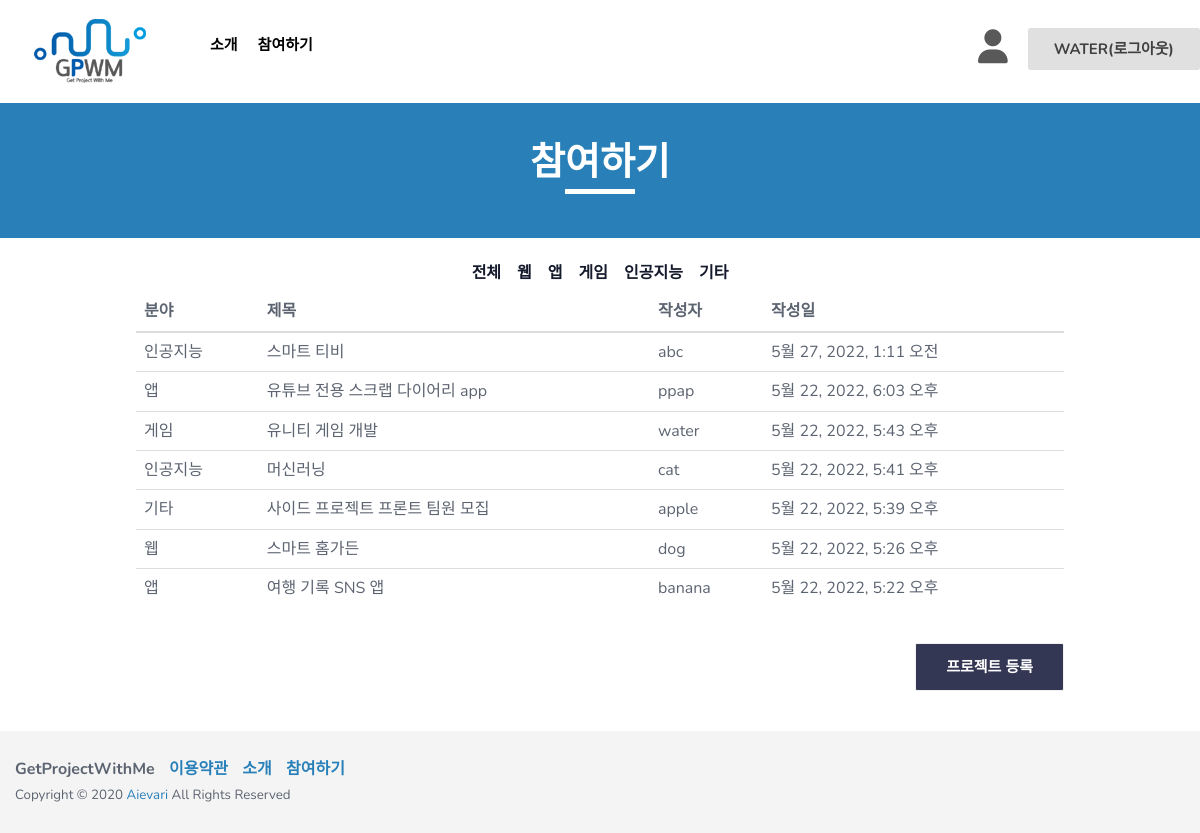
Page /board/ (signed in) on the earlier database version.
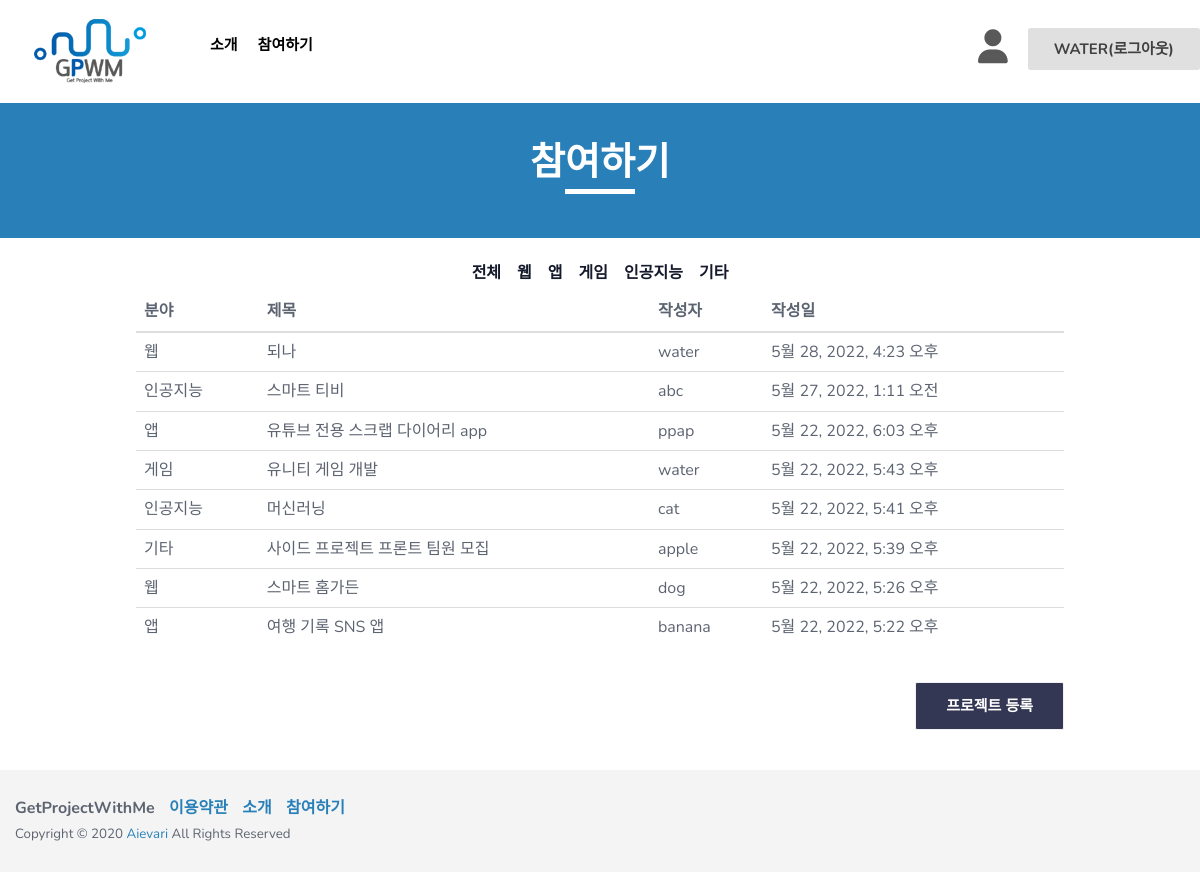
Same page on the later database version.
### board/models.py (models this page shows, shortened)
class Writing(models.Model):
    TECHNICAL_CHOICES = {
       ('웹', '웹'),
       ('앱', '앱'),
       ('게임', '게임'),
       ('인공지능', '인공지능'),
       ('기타', '기타')
    }
    TOPIC_CHOICES = {
       ('생활', '생활'),
       ('업무', '업무'),
       ('공공/교통', '공공/교통'),
       ('금융/핀테크', '금융/핀테크'),
       ('의료', '의료'),
       ('교육', '교육'),
       ('유통/쇼핑', '유통/쇼핑'),
       ('엔터테인먼트', '엔터테인먼트'),
       ('기타', '기타')
    }
    IDENTITY_CHOICES = {
       ('학생', '학생'),
       ('취준생', '취준생'),
       ('직장인', '직장인'),
       ('기타','기타')
    }
    author = models.ForeignKey(User, on_delete=models.CASCADE, null=False)  # 유저모델과 연결!
    title = models.CharField(max_length=200, default = '') #프로젝트 개요
    technical_field = models.CharField(max_length=80, choices=TECHNICAL_CHOICES, default = '') #기술분야
    topic_area = models.CharField(max_length=80, choices=TOPIC_CHOICES, default = '')#주제영역
    content = models.TextField('프로젝트 개요서 첨부')  # 프로젝트 개요서 첨부
    team = models.CharField(max_length=30, default = '')#모집인원
    최종학력 = models.CharField(max_length=200, default = '')
    소속 = models.CharField(max_length=200, default = '')
    신분 = models.CharField(max_length=200, choices=IDENTITY_CHOICES, default = '')
    like = models.ManyToManyField(User, related_name='likes',blank=True)
    like_count = models.PositiveIntegerField(default=0) #0또는 양수만 받는 필드
    create_date = models.DateTimeField(auto_now_add=True)  # 글이 만들어지면 자동 작성.
    modify_date = models.DateTimeField(null=True, blank=True)  # 수정할 때마다 갱신.(뷰에서 제어)

### board/views.py (the view)
# urls.py: path('', views.list, name='list'),  # list를 보여주는 뷰와 연결한다.
def list(request):
    writing_list = Writing.objects.all()  # 객체들을 다 불러온다.
    writing_list = writing_list.order_by('-create_date')  # 만들어진 시간의 역으로 정렬한다.
    context = {'writing_list':writing_list,  # writing_list라는 키 안에 writing_list를 담는다.
               }
    return render(request, 'list.html', context)

### board/templates/list.html (shortened to what this page needs)
<!DOCTYPE html>
<html class="no-js" lang="en">
  <head>
    <link rel="stylesheet" href="/static/css/bootstrap.min.css" />
    <link rel="stylesheet" href="/static/css/owl.carousel.css" />
    <link rel="stylesheet" href="/static/css/owl.transitions.css" />
    <link rel="stylesheet" href="/static/css/animate.css" />
    <link rel="stylesheet" href="/static/css/meanmenu.min.css" />
    <link rel="stylesheet" href="/static/css/font-awesome.min.css" />
    <link rel="stylesheet" href="/static/css/themify-icons.css" />
    <link rel="stylesheet" href="/static/css/flaticon.css" />
    <link rel="stylesheet" href="/static/css/magnific.min.css" />
    <link rel="stylesheet" href="/static/css/style.css" />
    <link rel="stylesheet" href="/static/css/responsive.css" />
  </head>
  <body>
    <header class="header-one">
      <div id="sticker" class="header-area hidden-xs">
        <div class="container">
          <div class="row">
            <div class="col-md-12 col-sm-12">
              <div class="row">
                <div class="col-md-2 col-sm-3">
                  <div class="logo">
                    <a
                      class="navbar-brand page-scroll white-logo"
                      href="{% url "main" %}"
                    >
                      <img src="/static/img/logo/GPWM_logo.png" alt="" />
                    </a>
                  </div>
                </div>
                <div class="col-md-10 col-sm-9">
                  <div class="header-right-link usericonflex">
                    <div class="usericon">
                      {% if user.is_authenticated %}
                      <a class="pages iconcolor" href="{% url "mypage" %}"><i class="fa-solid fa-user"></i></a>
                      {% else %}
                      <a class="pages iconcolor" href="{% url "login" %}"><i class="fa-solid fa-user"></i></a>
                      {% endif %}
                    </div>
                    <div class="loginm">
                      {% if user.is_authenticated %}
                      <a class="s-menu" href="{% url "logout" %}">{{ user.username }}(로그아웃)</a>
                      {% else %}
                      <a class="s-menu" href="{% url "login" %}">로그인</a>
                      {% endif %}
                    </div>
                  </div>
                  <nav class="navbar navbar-default">
                    <div class="collapse navbar-collapse" id="navbar-example">
                      <div class="main-menu">
                        <ul class="nav navbar-nav navbar-right">
                          <li>
                            <a class="pages" href="{% url "introduce" %}">소개</a>
                          </li>
                          <li>
                            <a href="{% url "list" %}">참여하기</a>
                          </li>
                        </ul>
                      </div>
                    </div>
                  </nav>
                </div>
              </div>
            </div>
          </div>
        </div>
      </div>
    </header>
    <div class="page-area">
      <div class="breadcumb-overlay"></div>
      <div class="container">
        <div class="row">
          <div class="col-md-12 col-sm-12 col-xs-12">
            <div class="breadcrumb text-center">
              <div class="section-headline white-headline">
                <h3>참여하기</h3>
                <hr />
              </div>
            </div>
          </div>
        </div>
      </div>
    </div>
    <div class="page-area">
      <div class="breadcumb-overlay backcolorwhite"></div>
      <div class="container catecenter2">
        <div class="col-md-12 col-sm-12 col-xs-12 catecenter">
          <h6 class="h6mar">전체</h6>
          <h6 class="h6mar">웹</h6>
          <h6 class="h6mar">앱</h6>
          <h6 class="h6mar">게임</h6>
          <h6 class="h6mar">인공지능</h6>
          <h6 class="h6mar">기타</h6>
        </div>
      </div>
    </div>
    {% block content %}
    <div class="container conwidth">
      <div class="row">
        <div class="support-all">
          <table class="table">
              <thead class="thead-dark">
                <tr>
                  <th scope="col">분야</th>
                  <th scope="col">제목</th>
                  <th scope="col">작성자</th>
                  <th scope="col">작성일</th>
                </tr>
              </thead>
              <tbody>
                {% for writing in writing_list %}
                {% if user.is_authenticated %}
                <tr onclick="location.href='/board/posting/{{ writing.id }}/'">
                  <td>{{ writing.technical_field }}</td>
                  <td>{{ writing.title }}</td>
                  <td>{{ writing.author }}</td>
                  <td>{{ writing.create_date }}</td>
                </tr>
                {% endif %}
                {% endfor %}
              </tbody>
          </table>
        </div>
          <div class="col-md-12 col-sm-12 col-xs-12 disf">
            {% if user.is_authenticated %}
            <a id="signup" class="login-btn proenroll" href="{% url 'create' %}">프로젝트 등록</a>
            {% else %}
            <a id="signup" class="login-btn proenroll" href="{% url "login" %}">로그인 후 이용가능</a>
            {% endif %}
          </div>
          {% endblock %}
      </div>
    </div>
    <footer class="footer1">
      <div class="footer-area-bottom">
        <div class="container">
          <div class="row">
            <div class="col-md-6 col-sm-6 col-xs-12">
              <div class="copyright">
                <p class="fontwei">
                  <span>GetProjectWithMe</span>
                  <span><a href="#" class="colorblue">이용약관</a></span>
                  <span
                    ><a href="{% url "introduce" %}" class="colorblue">소개</a></span
                  >
                  <span
                    ><a href="{% url "list" %}" class="colorblue">참여하기</a></span
                  >
                </p>
                <p class="txtsiz">
                  Copyright © 2020
                  <a href="#">Aievari</a> All Rights Reserved
                </p>
              </div>
            </div>
          </div>
        </div>
      </div>
    </footer>
  </body>
</html>

### loginapp/static/css/style.css (style rules this page uses)
html, body { height: 100%; }
img { max-width: 100%; height: auto; }
p { margin: 0 0 9px; color: #5d6471; }
h1, h2, h3, h4, h5, h6 { font-family: "Nunito", sans-serif; margin: 0 0 15px; color: #151b2c; font-weight: 600; }
h3 { font-size: 30px; line-height: 38px; }
h6 { font-size: 16px; line-height: 28px; }
a { transition: all 0.3s ease 0s; text-decoration: none; }
body { background: #fff none repeat scroll 0 0; color: #5d6471; font-family: "Nunito", sans-serif; font-size: 16px; text-align: left; overflow-x: hidden; line-height: 26px; }
ul { list-style: outside none none; margin: 0; padding: 0; }
.navbar-collapse { padding-left: 0px; }
.white-headline h3 { color: #fff; }
.section-headline { padding-bottom: 40px; position: relative; }
.section-headline h3 { font-size: 40px; line-height: 46px; }
.header-one { position: absolute; top: 0; left: 0; width: 100%; height: auto; z-index: 999; }
.header-area { background: transparent; background-color: white; }
.logo { display: block; }
.logo a { display: inline-block; height: auto; padding: 18px 0; }
.main-menu ul.navbar-nav li { float: left; position: relative; }
.main-menu ul.navbar-nav li a { background: rgba(0, 0, 0, 0) none repeat scroll 0 0; color: black; font-size: 18px; font-weight: 700; padding: 38px 15px 25px 15px; text-transform: uppercase; position: relative; }
.navbar { border: medium none; margin-bottom: 0; }
.navbar-default { background: rgba(0, 0, 0, 0) none repeat scroll 0 0; }
.navbar.navbar-default { float: left; }
.header-right-link { float: right; padding: 30px 0px; margin-left: 60px; text-align: right; }
.s-menu { padding: 10px 25px; border: 1px solid #e0e0e0; background: #e0e0e0; color: #404040; transition: 0.4s; font-size: 15px; font-weight: 700; border-radius: 3px; text-transform: uppercase; }
.usericon { font-size: 40px; }
.colorblue { color: #2980b9; margin-left: 10px; }
.support-all { display: flex; justify-content: space-between; flex-wrap: wrap; }
.footer1 { background-repeat: no-repeat; background-position: center center; background-size: cover; z-index: 1; position: relative; overflow: hidden; }
.footer1::after { background: rgba(255, 255, 255, 0.98) none repeat scroll 0 0; position: absolute; content: ""; left: 0; top: 0; width: 100%; height: 100%; z-index: -1; }
.footer-area-bottom { padding: 25px 0; background: #f4f4f4; }
.copyright>p { margin-bottom: 0; color: #5d6471; }
.copyright a { color: #2980b9; }
.page-area { position: relative; }
.page-area { background-repeat: no-repeat; background-size: cover; background-position: top center; }
.breadcumb-overlay { position: absolute; background-color: #2980b9; top: 0; width: 100%; left: 0; height: 92%; }
.breadcrumb { padding: 87px 0px 20px; background-color: transparent; margin-bottom: 0; }
.breadcrumb .section-headline h3 { font-size: 38px; line-height: 42px; text-transform: uppercase; position: relative; top: 15px; font-weight: 700; padding: 40px 0px 0px 0px; }
.breadcrumb .section-headline { padding-bottom: 25px; }
.breadcrumb .section-headline h3::after { display: none; }
.breadcrumb .section-headline::after { display: none; }
.login-btn { padding: 10px 30px; border: 1px solid #2980b9; background: #2980b9; color: #fff; transition: 0.4s; font-size: 15px; font-weight: 700; border-radius: 2px; text-transform: uppercase; display: block; width: 100%; margin-top: 15px; }
.proenroll { border: 1px solid #f1f1f1; background: #343754; color: #fff; width: max-content; }
.usericon { margin-right: 20px; font-size: 34px; }
.usericonflex { display: flex; }
.loginm { margin-top: 6px; }
.iconcolor { color: #595959; }
.catecenter { display: flex; text-align: center; align-content: center; justify-content: center; }
.catecenter2 { display: flex; justify-content: center; }
.h6mar { margin: 0 8px; border-bottom: 5px solid #fff; }
.backcolorwhite { background-color: #fff; height: 100%; }
.conwidth { width: 80%; }
@media (min-width:768px) { .conwidth { width: 750px } }
@media (min-width:992px) { .conwidth { width: 921px } }
@media (min-width:1200px) { .conwidth { width: 928px } }
.txtsiz { font-size: smaller; }
.disf { display: flex; justify-content: flex-end; margin-bottom: 40px; }
.fontwei { font-weight: bold; }

### loginapp/static/css/responsive.css (style rules this page uses)
@media (min-width: 992px) and (max-width: 1269px) { .header-right-link { margin-left: 10px; } }
@media (min-width: 992px) and (max-width: 1269px) { .main-menu ul.navbar-nav li a { font-size: 15px; padding: 35px 10px; } }

Differences in the rows shown:
added Writing: technical_field "웹", title "되나", author "water", create_date "5월 28, 2022, 4:23 오후"
